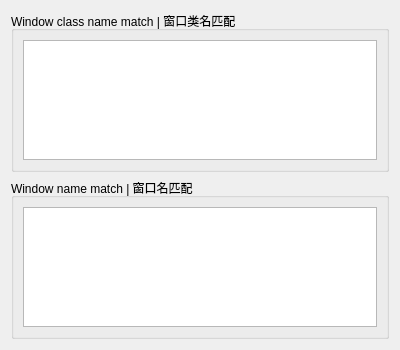
<?xml version="1.0" encoding="UTF-8"?>
<ui version="4.0">
 <class>FixWeChatShadowConfigForm</class>
 <widget class="QWidget" name="FixWeChatShadowConfigForm">
  <property name="geometry">
   <rect>
    <x>0</x>
    <y>0</y>
    <width>400</width>
    <height>350</height>
   </rect>
  </property>
  <property name="minimumSize">
   <size>
    <width>400</width>
    <height>350</height>
   </size>
  </property>
  <property name="windowTitle">
   <string>Form</string>
  </property>
  <layout class="QVBoxLayout" name="verticalLayout">
   <item>
    <widget class="QGroupBox" name="groupMatching">
     <property name="title">
      <string>Window class name match | 窗口类名匹配</string>
     </property>
     <layout class="QGridLayout" name="gridLayout_2">
      <item row="0" column="0">
       <widget class="QPlainTextEdit" name="kcfg_classmatch">
        <property name="toolTip">
         <string>&lt;!DOCTYPE HTML PUBLIC &quot;-//W3C//DTD HTML 4.0//EN&quot; &quot;http://www.w3.org/TR/REC-html40/strict.dtd&quot;&gt;
&lt;html&gt;&lt;head&gt;&lt;meta name=&quot;qrichtext&quot; content=&quot;1&quot; /&gt;&lt;style type=&quot;text/css&quot;&gt;
p, li { white-space: pre-wrap; }
&lt;/style&gt;&lt;/head&gt;&lt;body style=&quot; font-family:'Noto Sans'; font-size:10pt; font-weight:400; font-style:normal;&quot;&gt;
&lt;p style=&quot; margin-top:0px; margin-bottom:0px; margin-left:0px; margin-right:0px; -qt-block-indent:0; text-indent:0px;&quot;&gt;&lt;span style=&quot; font-size:11pt;&quot;&gt;输入欲匹配的窗口类名，使用换行分割。&lt;/span&gt;&lt;/p&gt;
&lt;p style=&quot;-qt-paragraph-type:empty; margin-top:0px; margin-bottom:0px; margin-left:0px; margin-right:0px; -qt-block-indent:0; text-indent:0px; font-size:11pt;&quot;&gt;&lt;br /&gt;&lt;/p&gt;
&lt;p style=&quot; margin-top:0px; margin-bottom:0px; margin-left:0px; margin-right:0px; -qt-block-indent:0; text-indent:0px;&quot;&gt;&lt;span style=&quot; font-size:11pt;&quot;&gt;窗口类名可以在终端里使用 &lt;/span&gt;&lt;span style=&quot; font-size:11pt; font-weight:600;&quot;&gt;xprop&lt;/span&gt;&lt;span style=&quot; font-size:11pt;&quot;&gt; 命令查询。 (xprop WM_CLASS)&lt;/span&gt;&lt;/p&gt;&lt;/body&gt;&lt;/html&gt;</string>
        </property>
       </widget>
      </item>
     </layout>
    </widget>
   </item>
   <item>
    <widget class="QGroupBox" name="groupMatching_2">
     <property name="title">
      <string>Window name match | 窗口名匹配</string>
     </property>
     <layout class="QGridLayout" name="gridLayout">
      <item row="0" column="0">
       <widget class="QPlainTextEdit" name="kcfg_namematch">
        <property name="toolTip">
         <string>&lt;!DOCTYPE HTML PUBLIC &quot;-//W3C//DTD HTML 4.0//EN&quot; &quot;http://www.w3.org/TR/REC-html40/strict.dtd&quot;&gt;
&lt;html&gt;&lt;head&gt;&lt;meta name=&quot;qrichtext&quot; content=&quot;1&quot; /&gt;&lt;style type=&quot;text/css&quot;&gt;
p, li { white-space: pre-wrap; }
&lt;/style&gt;&lt;/head&gt;&lt;body style=&quot; font-family:'Noto Sans'; font-size:10pt; font-weight:400; font-style:normal;&quot;&gt;
&lt;p style=&quot; margin-top:0px; margin-bottom:0px; margin-left:0px; margin-right:0px; -qt-block-indent:0; text-indent:0px;&quot;&gt;&lt;span style=&quot; font-size:11pt;&quot;&gt;输入欲匹配的窗口名，使用换行分割。&lt;/span&gt;&lt;/p&gt;
&lt;p style=&quot;-qt-paragraph-type:empty; margin-top:0px; margin-bottom:0px; margin-left:0px; margin-right:0px; -qt-block-indent:0; text-indent:0px; font-size:11pt;&quot;&gt;&lt;br /&gt;&lt;/p&gt;
&lt;p style=&quot; margin-top:0px; margin-bottom:0px; margin-left:0px; margin-right:0px; -qt-block-indent:0; text-indent:0px;&quot;&gt;&lt;span style=&quot; font-size:11pt;&quot;&gt;窗口类名可以在终端里使用 &lt;/span&gt;&lt;span style=&quot; font-size:11pt; font-weight:600;&quot;&gt;xprop&lt;/span&gt;&lt;span style=&quot; font-size:11pt;&quot;&gt; 命令查询。 (xprop WM_NAME)&lt;/span&gt;&lt;/p&gt;&lt;/body&gt;&lt;/html&gt;</string>
        </property>
       </widget>
      </item>
     </layout>
    </widget>
   </item>
  </layout>
 </widget>
 <resources/>
 <connections/>
</ui>
